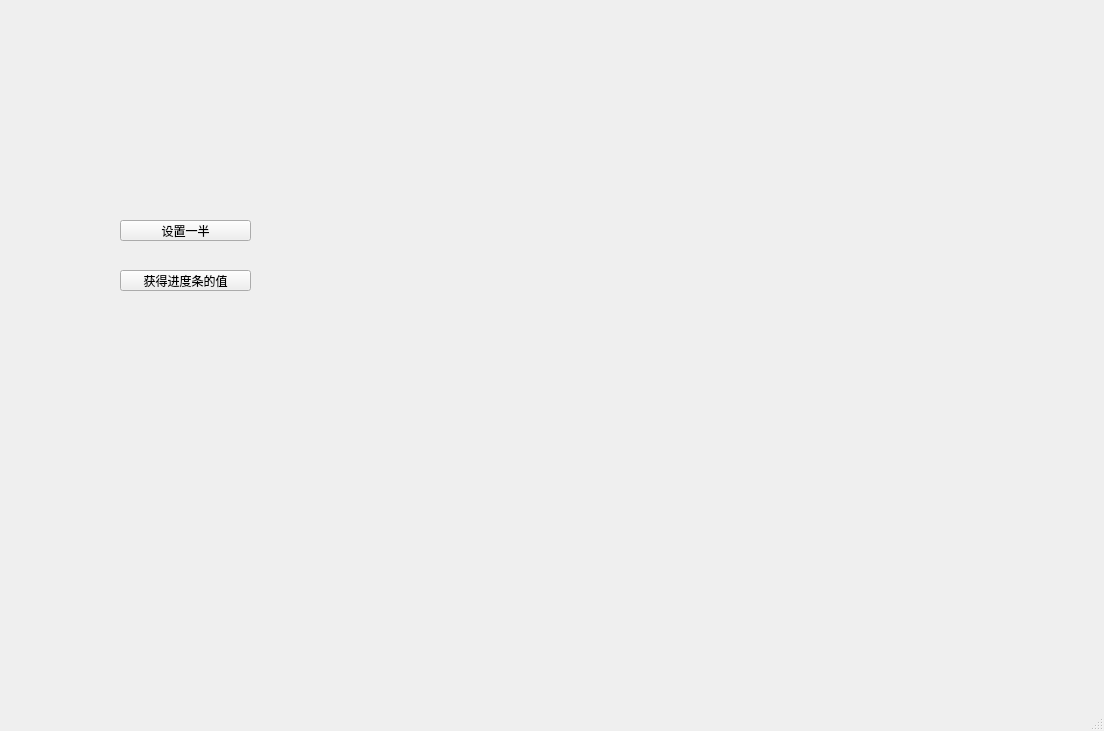
<?xml version="1.0" encoding="UTF-8"?>
<ui version="4.0">
 <class>MainWindow</class>
 <widget class="QMainWindow" name="MainWindow">
  <property name="geometry">
   <rect>
    <x>0</x>
    <y>0</y>
    <width>1104</width>
    <height>731</height>
   </rect>
  </property>
  <property name="windowTitle">
   <string>MainWindow</string>
  </property>
  <widget class="QWidget" name="centralwidget">
   <widget class="MyWidget" name="widget" native="true">
    <property name="geometry">
     <rect>
      <x>10</x>
      <y>10</y>
      <width>371</width>
      <height>141</height>
     </rect>
    </property>
   </widget>
   <widget class="QPushButton" name="pushButton">
    <property name="geometry">
     <rect>
      <x>120</x>
      <y>220</y>
      <width>131</width>
      <height>21</height>
     </rect>
    </property>
    <property name="text">
     <string>设置一半</string>
    </property>
   </widget>
   <widget class="QPushButton" name="pushButton_2">
    <property name="geometry">
     <rect>
      <x>120</x>
      <y>270</y>
      <width>131</width>
      <height>21</height>
     </rect>
    </property>
    <property name="text">
     <string>获得进度条的值</string>
    </property>
   </widget>
  </widget>
  <widget class="QMenuBar" name="menubar">
   <property name="geometry">
    <rect>
     <x>0</x>
     <y>0</y>
     <width>1104</width>
     <height>22</height>
    </rect>
   </property>
  </widget>
  <widget class="QStatusBar" name="statusbar"/>
 </widget>
 <customwidgets>
  <customwidget>
   <class>MyWidget</class>
   <extends>QWidget</extends>
   <header location="global">mywidget.h</header>
   <container>1</container>
  </customwidget>
 </customwidgets>
 <resources/>
 <connections/>
</ui>
